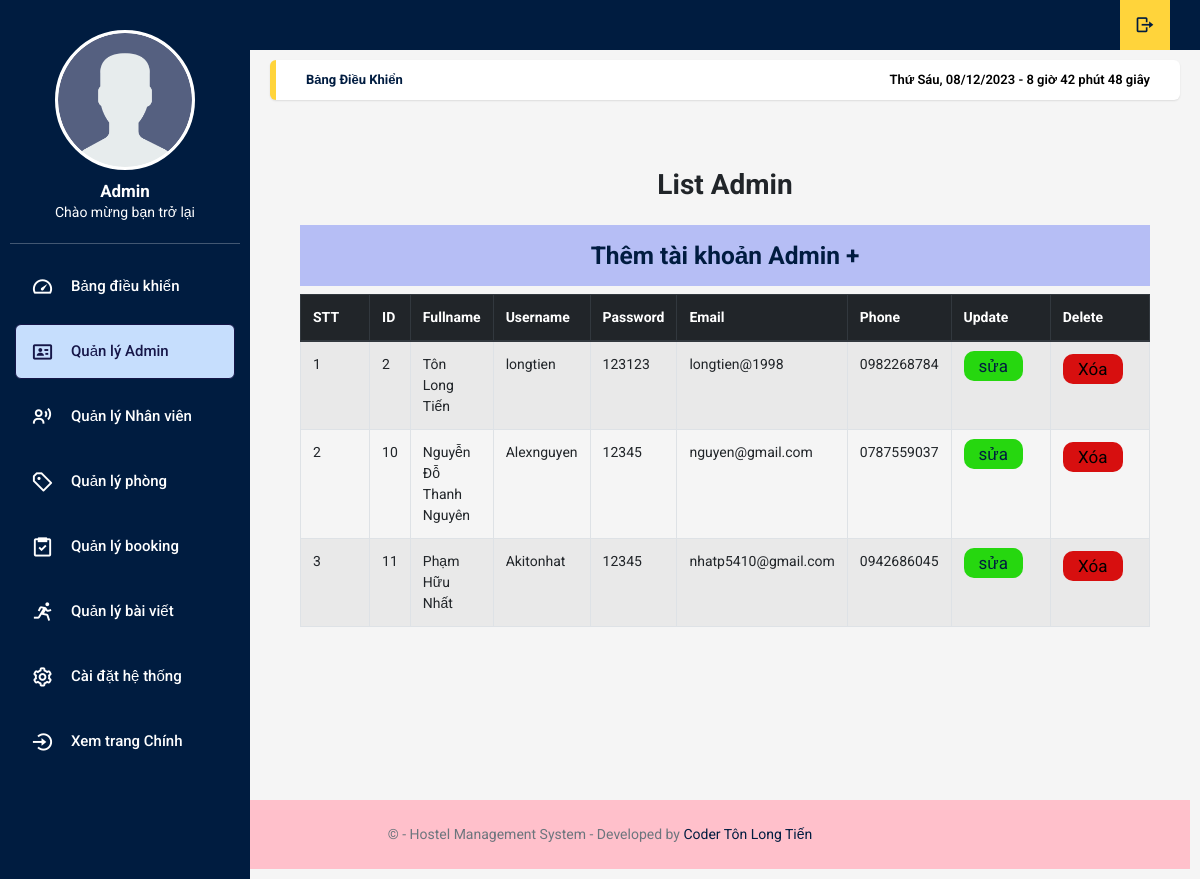
The app's page /admin/index.php?controller=user-admin, older data.
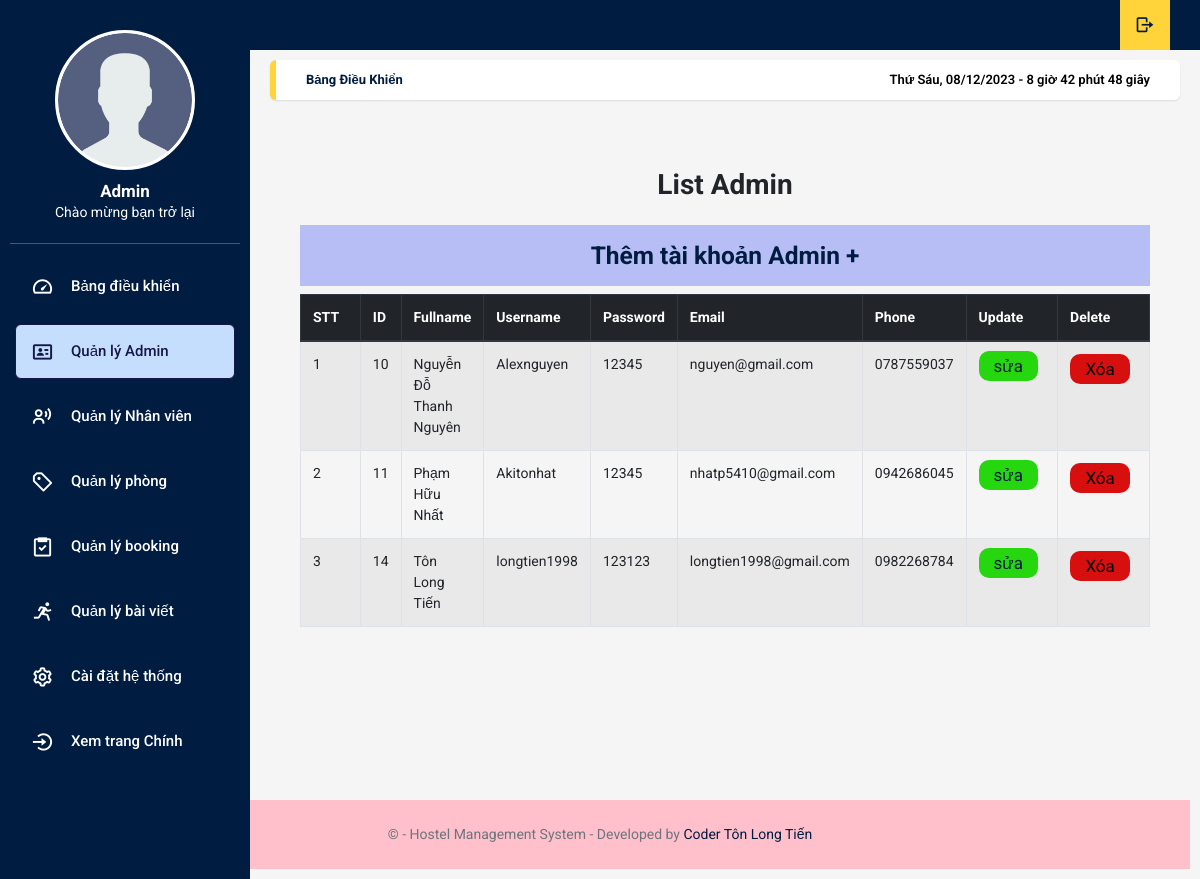
The same page, newer data.
### tables this page shows
CREATE TABLE `useradmin` (
  `id` int(11) NOT NULL,
  `fullname` varchar(100) NOT NULL,
  `username` varchar(50) NOT NULL,
  `password` varchar(50) NOT NULL,
  `email` varchar(100) NOT NULL,
  `phone` varchar(10) NOT NULL,
  `diachi` varchar(250) NOT NULL,
  `macode` int(10) NOT NULL,
  `urlimage` varchar(250) NOT NULL
);

### admin/pages/users-admin/index.php (the view, shortened to what this page needs)
<div class="container-fluid pt-5">
    <div class="text-center mb-4">
        <h2 class="section-title px-5"><span class="px-2">List Admin</span></h2>
    </div>
    <div class="container-fluid">
        <h3 class="bg-info p-3 text-center"><a href="/admin/index.php?controller=user-admin&action=new-admin">Thêm tài khoản Admin +</a></h3>
    </div>
    <div class="container-fluid table-responsive-lg">
        <table class="table table-bordered table-striped table-hover">
            <thead class="thead-dark">
                <tr>
                    <th scope="col" style="width: 70px;">STT</th>
                    <th scope="col">ID</th>
                    <th scope="col">Fullname</th>
                    <th scope="col">Username</th>
                    <th scope="col">Password</th>
                    <th scope="col">Email</th>
                    <th scope="col">Phone</th>
                    <th scope="col">Update</th>
                    <th scope="col">Delete</th>
                </tr>
            </thead>
            <tbody>
                <?php
                $i = "1";
                $conn =  connect_pdo();
                $stmt = $conn->prepare("SELECT * FROM useradmin");
                $stmt->execute();
                foreach ($stmt->fetchAll() as $row) {
                    echo ' <tr>
                                <td>' . $i . '</td>
                                <td>' . $row['id'] . '</td>
                                <td>' . $row['fullname'] . '</td>
                                <td>' . $row['username'] . '</td>
                                <td>' . $row['password'] . '</td>
                                <td>' . $row['email'] . '</td>
                                <td>' . $row['phone'] . '</td>
                                <td style="width: 100px;"><a class="sua" href="/admin/index.php?controller=user-admin&action=updateAdmin&id='.$row['id'].'">sửa</a></td>
                                <td style="width: 100px;">
                                    <form onSubmit="return xoaad()" action="" method="post">
                                        <input type="hidden" name="id"  value="'.$row['id'].' ">
                                        <input type="submit" name="deleteadmin"  class="xoa border-0" value="Xóa" >
                                    </form>
                                </td>
                            </tr>';
                    $i++;
                }
                ?>
            </tbody>
        </table>
    </div>
</div>

Row changes from the older to the newer data that the page shows:
removed useradmin: id "2", fullname "Tôn Long Tiến", username "longtien", password "123123", email "longtien@1998", phone "0982268784"
added useradmin: id "14", fullname "Tôn Long Tiến", username "longtien1998", password "123123", email "longtien1998@gmail.com", phone "0982268784"
